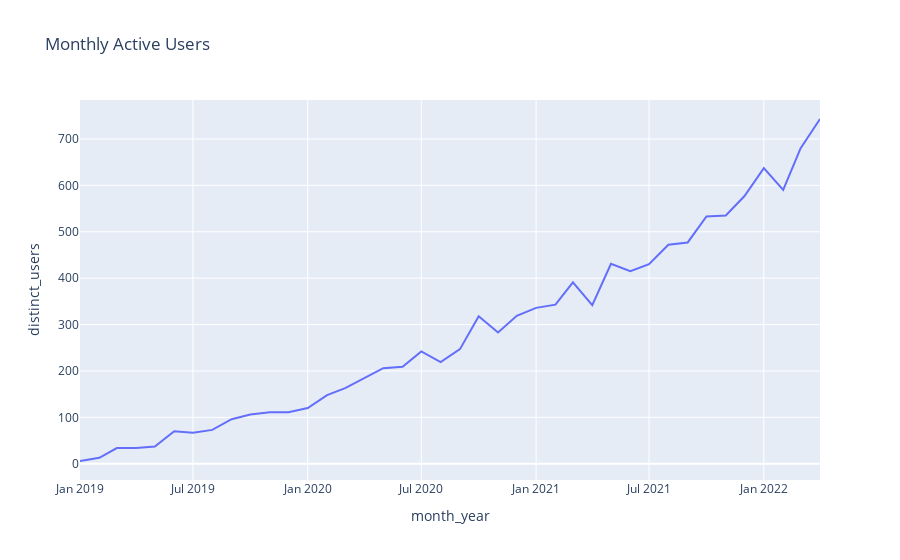

The code cell stored with this chart in its notebook:
### Code cell
fig = exp.line(distinct_user_df, x='month_year', y='distinct_users', title='Monthly Active Users')
fig.show()

### Figure 1 — Plotly figure (JSON) as saved in the notebook; plotly's stock layout.template omitted (floating-point values rounded to 4 significant figures)
{"data": [{"hovertemplate": "month_year=%{x}<br>distinct_users=%{y}<extra></extra>", "legendgroup": "", "line": {"color": "#636efa", "dash": "solid"}, "marker": {"symbol": "circle"}, "mode": "lines", "name": "", "orientation": "v", "showlegend": false, "type": "scatter", "x": ["2019-01-01", "2019-02-01", "2019-03-01", "2019-04-01", "2019-05-01", "2019-06-01", "2019-07-01", "2019-08-01", "2019-09-01", "2019-10-01", "2019-11-01", "2019-12-01", "2020-01-01", "2020-02-01", "2020-03-01", "2020-04-01", "2020-05-01", "2020-06-01", "2020-07-01", "2020-08-01", "2020-09-01", "2020-10-01", "2020-11-01", "2020-12-01", "2021-01-01", "2021-02-01", "2021-03-01", "2021-04-01", "2021-05-01", "2021-06-01", "2021-07-01", "2021-08-01", "2021-09-01", "2021-10-01", "2021-11-01", "2021-12-01", "2022-01-01", "2022-02-01", "2022-03-01", "2022-04-01"], "xaxis": "x", "y": [6, 13, 34, 34, 37, 70, 67, 73, 96, 106, 111, 111, 120, 148, 163, 185, 206, 209, 242, 219, 247, 318, 283, 319, 336, 343, 391, 342, 431, 415, 430, 472, 477, 533, 535, 577, 637, 590, 680, 743], "yaxis": "y"}], "layout": {"legend": {"tracegroupgap": 0}, "title": {"text": "Monthly Active Users"}, "xaxis": {"anchor": "y", "domain": [0, 1], "title": {"text": "month_year"}}, "yaxis": {"anchor": "x", "domain": [0, 1], "title": {"text": "distinct_users"}}}}
